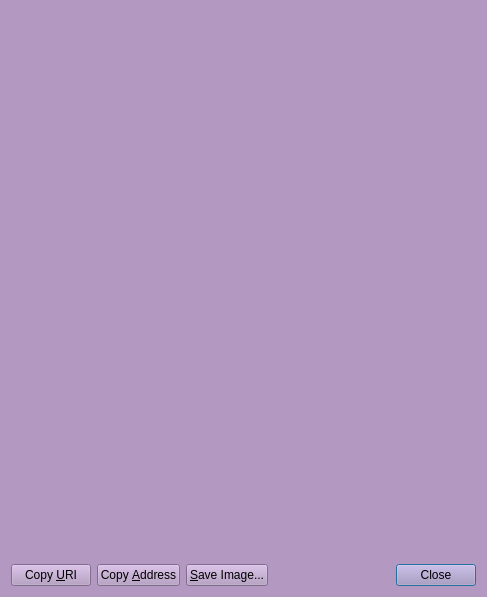
<?xml version="1.0" encoding="UTF-8"?>
<ui version="4.0">
 <class>ReceiveRequestDialog</class>
 <widget class="QDialog" name="ReceiveRequestDialog">
  <property name="geometry">
   <rect>
    <x>0</x>
    <y>0</y>
    <width>487</width>
    <height>597</height>
   </rect>
  </property>
  <property name="styleSheet">
   <string notr="true">background-color: rgb(179, 152, 194);</string>
  </property>
  <layout class="QVBoxLayout" name="verticalLayout_3">
   <item>
    <widget class="QRImageWidget" name="lblQRCode">
     <property name="sizePolicy">
      <sizepolicy hsizetype="Expanding" vsizetype="Fixed">
       <horstretch>0</horstretch>
       <verstretch>0</verstretch>
      </sizepolicy>
     </property>
     <property name="minimumSize">
      <size>
       <width>300</width>
       <height>300</height>
      </size>
     </property>
     <property name="toolTip">
      <string>QR Code</string>
     </property>
     <property name="textFormat">
      <enum>Qt::PlainText</enum>
     </property>
     <property name="alignment">
      <set>Qt::AlignCenter</set>
     </property>
     <property name="wordWrap">
      <bool>true</bool>
     </property>
    </widget>
   </item>
   <item>
    <widget class="QTextEdit" name="outUri">
     <property name="sizePolicy">
      <sizepolicy hsizetype="Expanding" vsizetype="Expanding">
       <horstretch>0</horstretch>
       <verstretch>0</verstretch>
      </sizepolicy>
     </property>
     <property name="minimumSize">
      <size>
       <width>0</width>
       <height>50</height>
      </size>
     </property>
     <property name="frameShape">
      <enum>QFrame::NoFrame</enum>
     </property>
     <property name="frameShadow">
      <enum>QFrame::Plain</enum>
     </property>
     <property name="tabChangesFocus">
      <bool>true</bool>
     </property>
     <property name="textInteractionFlags">
      <set>Qt::TextSelectableByKeyboard|Qt::TextSelectableByMouse</set>
     </property>
    </widget>
   </item>
   <item>
    <layout class="QHBoxLayout" name="horizontalLayout">
     <item>
      <widget class="QPushButton" name="btnCopyURI">
       <property name="text">
        <string>Copy &amp;URI</string>
       </property>
       <property name="autoDefault">
        <bool>false</bool>
       </property>
      </widget>
     </item>
     <item>
      <widget class="QPushButton" name="btnCopyAddress">
       <property name="text">
        <string>Copy &amp;Address</string>
       </property>
       <property name="autoDefault">
        <bool>false</bool>
       </property>
      </widget>
     </item>
     <item>
      <widget class="QPushButton" name="btnSaveAs">
       <property name="text">
        <string>&amp;Save Image...</string>
       </property>
       <property name="autoDefault">
        <bool>false</bool>
       </property>
      </widget>
     </item>
     <item>
      <spacer name="horizontalSpacer_2">
       <property name="orientation">
        <enum>Qt::Horizontal</enum>
       </property>
       <property name="sizeHint" stdset="0">
        <size>
         <width>40</width>
         <height>20</height>
        </size>
       </property>
      </spacer>
     </item>
     <item>
      <widget class="QDialogButtonBox" name="buttonBox">
       <property name="standardButtons">
        <set>QDialogButtonBox::Close</set>
       </property>
      </widget>
     </item>
    </layout>
   </item>
  </layout>
 </widget>
 <customwidgets>
  <customwidget>
   <class>QRImageWidget</class>
   <extends>QLabel</extends>
   <header>receiverequestdialog.h</header>
  </customwidget>
 </customwidgets>
 <resources/>
 <connections>
  <connection>
   <sender>buttonBox</sender>
   <signal>rejected()</signal>
   <receiver>ReceiveRequestDialog</receiver>
   <slot>reject()</slot>
   <hints>
    <hint type="sourcelabel">
     <x>452</x>
     <y>573</y>
    </hint>
    <hint type="destinationlabel">
     <x>243</x>
     <y>298</y>
    </hint>
   </hints>
  </connection>
  <connection>
   <sender>buttonBox</sender>
   <signal>accepted()</signal>
   <receiver>ReceiveRequestDialog</receiver>
   <slot>accept()</slot>
   <hints>
    <hint type="sourcelabel">
     <x>452</x>
     <y>573</y>
    </hint>
    <hint type="destinationlabel">
     <x>243</x>
     <y>298</y>
    </hint>
   </hints>
  </connection>
 </connections>
</ui>
